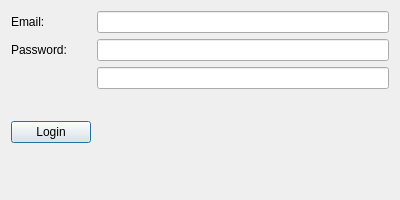
<?xml version="1.0" encoding="UTF-8"?>
<ui version="4.0">
 <class>LoginForm</class>
 <widget class="QDialog" name="LoginForm">
  <property name="geometry">
   <rect>
    <x>0</x>
    <y>0</y>
    <width>400</width>
    <height>200</height>
   </rect>
  </property>
  <property name="windowTitle">
   <string>Login Form</string>
  </property>
  <layout class="QVBoxLayout" name="verticalLayout">
   <item>
    <layout class="QFormLayout" name="formLayout">
     <item row="0" column="0">
      <widget class="QLabel" name="label">
       <property name="text">
        <string>Email:</string>
       </property>
      </widget>
     </item>
     <item row="0" column="1">
      <widget class="QLineEdit" name="emailLineEdit"/>
     </item>
     <item row="1" column="0">
      <widget class="QLabel" name="label_2">
       <property name="text">
        <string>Password:</string>
       </property>
      </widget>
     </item>
    <item row="1" column="1">
    <widget class="QLineEdit" name="passwordLineEdit">
    <property name="inputMethodHints">
        <set>Qt::ImhHiddenText</set>
    </property>
    </widget>
    </item>
     <item row="2" column="1">
      <widget class="QLineEdit" name="totpLineEdit"/>
     </item>
     <item row="3" column="0" colspan="2">
      <spacer name="horizontalSpacer">
       <property name="orientation">
        <enum>Qt::Horizontal</enum>
       </property>
       <property name="sizeHint" stdset="0">
        <size>
         <width>40</width>
         <height>20</height>
        </size>
       </property>
      </spacer>
     </item>
     <item row="4" column="0">
      <widget class="QPushButton" name="loginButton">
       <property name="text">
        <string>Login</string>
       </property>
      </widget>
     </item>
    </layout>
   </item>
  </layout>
 </widget>
 <resources/>
 <connections/>
</ui>
